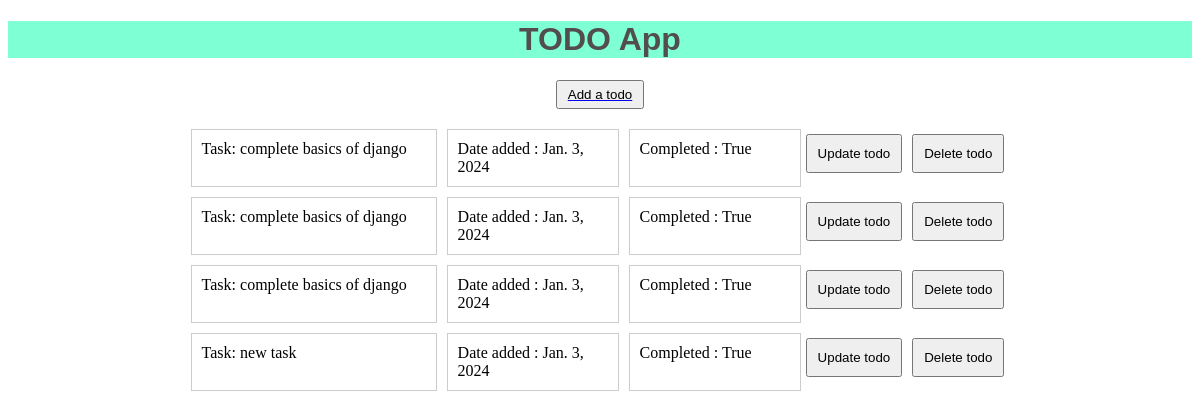
The page / on the database its author committed.
### mytodo/models.py (models this page shows, shortened)
class Task(models.Model):
    task = models.CharField(max_length= 30)
    date_added = models.DateTimeField(default= datetime.now)
    completed = models.BooleanField(default= False)

### mytodo/views.py (the view)
# urls.py: path('',views.home, name="home"),
def home(request):
    tasks = Task.objects.all()
    return render(request, 'mytodo/home.html', {'tasks': tasks})

### mytodo/templates/mytodo/home.html
{% load static %}
<!DOCTYPE html>
<html>
<head>
    <link rel="stylesheet" type="text/css"  href="{% static 'mytodo/css/myfirst.css' %}">
</head>
<body>
<h1 class="heading">TODO App</h1>
<a href="{% url 'add_todo' %}">
  <button class="button" > Add a todo </button>
</a>
{% for x in tasks %}
<div class="container">
  <div class="task-list">
    <div class="task">Task:  {{x.task}}</div>
    <div class="date-added"> Date added : {{x.date_added.date}}</div>
    <div class="completed">Completed : {{x.completed}}</div>
    <a href="{% url 'update_todo' x.pk %}">
      <button class="edit_button" > Update todo </button>
    </a>
    <a href="{% url 'delete_todo' x.pk %}">
      <button class="delete_button" > Delete todo </button>
    </a>
  </div>
</div>
{% endfor %}
</body>
</html>

### mytodo/static/mytodo/css/myfirst.css (style rules this page uses)
.heading { font-family: 'Franklin Gothic Medium', 'Arial Narrow', Arial, sans-serif; text-align: center; color: rgb(83, 78, 78); background-color: aquamarine; }
.button { display: block; margin: auto; margin-bottom: 15px; padding:5px 10px; }
.container { width: 70%; margin: 0 auto; }
.task-list { display: flex; list-style-type: none; padding: 0; }
.task, .date-added, .completed { border: 1px solid #ccc; padding: 10px; margin: 5px; }
.task { flex: 1; }
.date-added, .completed { flex-basis: 150px; }
.edit_button { padding: 10px 10px; margin-top: 10px; margin-right: 10px; }
.delete_button { padding: 10px 10px; margin-top: 10px; margin-right: 10px; }

### rows shown on the page
Task: task "complete basics of django", date_added "Jan. 3, 2024", completed "True"
Task: task "complete basics of django", date_added "Jan. 3, 2024", completed "True"
Task: task "complete basics of django", date_added "Jan. 3, 2024", completed "True"
Task: task "new task", date_added "Jan. 3, 2024", completed "True"
